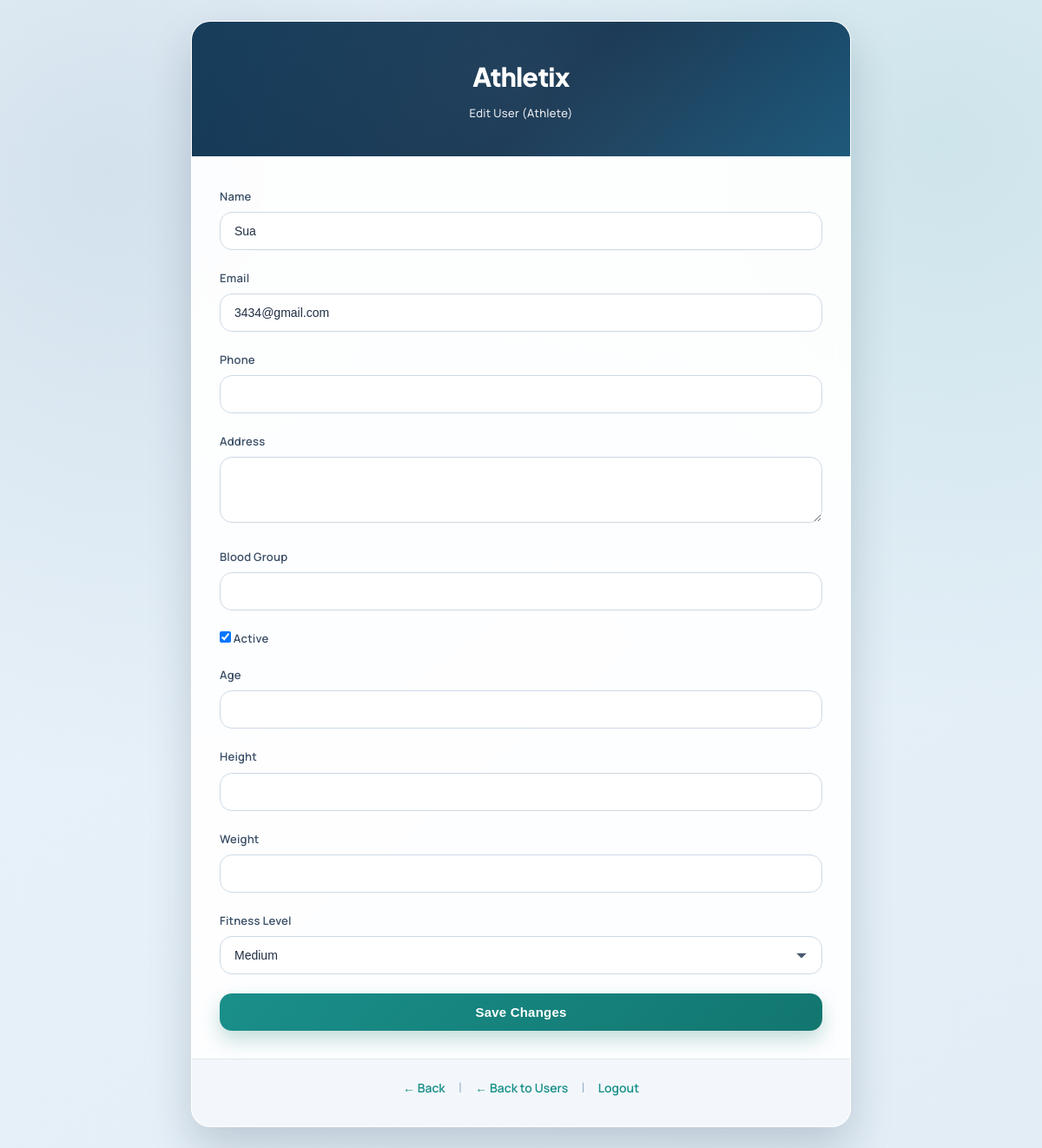
The page /admin-app/users/2/edit/ (signed in) on the database its author committed.
### user/models.py (models this page shows, shortened)
class User(AbstractBaseUser, PermissionsMixin):
    ROLE_CHOICES = (
        ('athlete', 'Athlete'),
        ('coach', 'Coach'),
        ('medical', 'Medical Staff'),
    )
    BLOOD_GROUP_CHOICES = (
        ('A+', 'A+'),
        ('A-', 'A-'),
        ('B+', 'B+'),
        ('B-', 'B-'),
        ('AB+', 'AB+'),
        ('AB-', 'AB-'),
        ('O+', 'O+'),
        ('O-', 'O-'),
    )
    email = models.EmailField(unique=True)
    name = models.CharField(max_length=255)
    role = models.CharField(max_length=20, choices=ROLE_CHOICES, default='athlete')
    phone = models.CharField(max_length=20, blank=True)
    address = models.TextField(blank=True)
    blood_group = models.CharField(max_length=5, choices=BLOOD_GROUP_CHOICES, blank=True)
    date_of_birth = models.DateField(null=True, blank=True)
    profile_photo = models.ImageField(upload_to='profile_photos/', blank=True, null=True)
    is_approved = models.BooleanField(default=True)
    is_active = models.BooleanField(default=True)
    is_staff = models.BooleanField(default=False)
    date_joined = models.DateTimeField(default=timezone.now)
    objects = UserManager()
    USERNAME_FIELD = 'email'
    REQUIRED_FIELDS = ['name']
    class Meta:
        db_table = 'user_table'

class AthleteProfile(models.Model):
    user = models.OneToOneField(User, on_delete=models.CASCADE, related_name='athlete_profile')
    sport_type = models.CharField(max_length=100, blank=True)
    age = models.PositiveIntegerField(null=True, blank=True)
    fitness_level = models.CharField(
        max_length=20,
        choices=[('low', 'Low'), ('medium', 'Medium'), ('high', 'High')],
        default='medium'
    )
    class Meta:
        db_table = 'athlete_profile'

### Admin/views.py (the view)
    def wrapper(request, *args, **kwargs):
        if not (request.user.is_staff or request.user.is_superuser):
            messages.error(request, 'Access denied. Admin team only.')
            return redirect('home')
        return view_func(request, *args, **kwargs)

### Admin/views.py (called while the page is built, shortened)
def admin_app_required(view_func):
    def wrapper(request, *args, **kwargs):
        if not (request.user.is_staff or request.user.is_superuser):
            messages.error(request, 'Access denied. Admin team only.')
            return redirect('home')
        return view_func(request, *args, **kwargs)
    return wrapper

@login_required
@admin_app_required
def edit_user_view(request, user_id):
    user_obj = get_object_or_404(User, id=user_id)
    context = {'user_obj': user_obj}
    if user_obj.role == 'coach':
        from player.models import Sport
        context['sports'] = Sport.objects.all()
    return render(request, 'Admin/edit_user.html', context)

### Admin/templates/Admin/edit_user.html (shortened to what this page needs)
{% extends 'user/base.html' %}
{% block content %}
<div class="auth-container" style="max-width: 760px;">
    <div class="auth-header">
        <div class="logo">Athletix</div>
        <div class="subtitle">Edit User ({{ user_obj.get_role_display }})</div>
    </div>
    <div class="auth-body">
        <form method="post">
            <div class="form-group">
                <label>Name</label>
                <input type="text" name="name" class="form-input" value="{{ user_obj.name }}">
            </div>
            <div class="form-group">
                <label>Email</label>
                <input type="email" name="email" class="form-input" value="{{ user_obj.email }}">
            </div>
            <div class="form-group">
                <label>Phone</label>
                <input type="text" name="phone" class="form-input" value="{{ user_obj.phone }}">
            </div>
            <div class="form-group">
                <label>Address</label>
                <textarea name="address" class="form-input" rows="3">{{ user_obj.address }}</textarea>
            </div>
            <div class="form-group">
                <label>Blood Group</label>
                <input type="text" name="blood_group" class="form-input" value="{{ user_obj.blood_group }}">
            </div>
            <div class="form-group">
                <label><input type="checkbox" name="is_active" {% if user_obj.is_active %}checked{% endif %}> Active</label>
            </div>
            {% if user_obj.role == 'athlete' %}
            <div class="form-group">
                <label>Age</label>
                <input type="number" name="age" class="form-input" min="1" value="{% if user_obj.athlete_profile and user_obj.athlete_profile.age %}{{ user_obj.athlete_profile.age }}{% endif %}">
            </div>
            <div class="form-group">
                <label>Height</label>
                <input type="text" name="height" class="form-input" value="{% if user_obj.athlete_profile %}{{ user_obj.athlete_profile.height }}{% endif %}">
            </div>
            <div class="form-group">
                <label>Weight</label>
                <input type="text" name="weight" class="form-input" value="{% if user_obj.athlete_profile %}{{ user_obj.athlete_profile.weight }}{% endif %}">
            </div>
            <div class="form-group">
                <label>Fitness Level</label>
                <select name="fitness_level" class="form-input">
                    <option value="medium" {% if user_obj.athlete_profile and user_obj.athlete_profile.fitness_level == 'medium' %}selected{% endif %}>Medium</option>
                </select>
            </div>
            {% endif %}
            <button type="submit" class="btn btn-primary">Save Changes</button>
        </form>
    </div>
    <div class="auth-footer">
        <a href="javascript:history.back()">← Back</a>
        <span class="separator">|</span>
        <a href="{% url 'admin_app:users' %}">← Back to Users</a>
        <span class="separator">|</span>
        <a href="{% url 'logout' %}">Logout</a>
    </div>
</div>
{% endblock %}

### user/templates/user/base.html (style rules this page uses)
* { margin: 0; padding: 0; box-sizing: border-box; }
:root { --primary: #123a5a; --primary-light: #1b567f; --primary-dark: #0b2740; --secondary: #178f88; --secondary-light: #22a39b; --secondary-dark: #0f736d; --accent: #d98d23; --accent-light: #e6a13a; --accent-dark: #b8741a; --success: #18885f; --danger: #cf4c3c; --warning: #d9871f; --dark: #182536; --gray-900: #1f2e42; --gray-700: #3b4f67; --gray-600: #5a6f86; --gray-500: #7b8ea3; --gray-400: #9bb0c4; --gray-300: #cad7e4; --gray-200: #dfe8f1; --gray-100: #f3f7fb; --white: #FFFFFF; --shadow-sm: 0 6px 16px rgba(18, 58, 90, 0.06); --shadow-md: 0 12px 28px rgba(16, 45, 71, 0.12); --shadow-lg: 0 24px 50px rgba(10, 33, 53, 0.18); --radius-sm: 8px; --radius: 14px; --radius-lg: 22px; --transition: all 0.25s cubic-bezier(0.4, 0, 0.2, 1); }
body { font-family: 'Manrope', 'Plus Jakarta Sans', 'Trebuchet MS', sans-serif; background: radial-gradient(circle at 10% 15%, rgba(35, 98, 138, 0.12) 0%, transparent 45%), radial-gradient(circle at 90% 12%, rgba(23, 143, 136, 0.12) 0%, transparent 42%), linear-gradient(140deg, #edf4fb 0%, #e6f0f8 50%, #e2edf6 100%); min-height: 100vh; display: flex; align-items: center; justify-content: center; padding: 24px; line-height: 1.55; color: var(--gray-900); -webkit-font-smoothing: antialiased; -moz-osx-font-smoothing: grayscale; text-rendering: optimizeLegibility; }
.auth-container { width: 100%; max-width: 440px; background: rgba(255, 255, 255, 0.93); backdrop-filter: blur(8px); border-radius: var(--radius-lg); box-shadow: var(--shadow-lg); overflow: hidden; animation: slideUp 0.5s ease; border: 1px solid rgba(255, 255, 255, 0.7); }
.auth-header { background: linear-gradient(135deg, #113958 0%, #0f2f4c 55%, #195678 100%); padding: 40px 32px; text-align: center; color: var(--white); position: relative; overflow: hidden; }
.auth-header::before { content: ''; position: absolute; top: -50%; right: -50%; width: 200%; height: 200%; background: radial-gradient(circle, rgba(255,255,255,0.08) 0%, transparent 70%); animation: shimmer 8s infinite; }
.auth-header .logo { font-family: 'Plus Jakarta Sans', 'Manrope', sans-serif; font-size: 30px; font-weight: 800; letter-spacing: -0.5px; margin-bottom: 8px; position: relative; z-index: 1; display: inline-flex; align-items: center; justify-content: center; gap: 12px; flex-wrap: wrap; text-align: left; }
.auth-header .subtitle { font-size: 13px; opacity: 0.9; font-weight: 500; letter-spacing: 0.3px; position: relative; z-index: 1; }
.auth-body { padding: 36px 32px 32px; }
.form-group { margin-bottom: 22px; }
.form-group label { display: block; font-size: 13px; font-weight: 600; color: var(--gray-700); margin-bottom: 8px; letter-spacing: 0.2px; }
.form-input { width: 100%; padding: 13px 16px; border: 1px solid #ccd9e6; border-radius: var(--radius); font-size: 14px; color: var(--gray-900); transition: var(--transition); outline: none; background: rgba(255, 255, 255, 0.95); }
.form-input::placeholder { color: var(--gray-400); }
select.form-input { cursor: pointer; appearance: none; -webkit-appearance: none; background-repeat: no-repeat; background-position: right 16px center; padding-right: 42px; }
.btn { width: 100%; padding: 13px 20px; border: none; border-radius: var(--radius); font-size: 15px; font-weight: 600; cursor: pointer; transition: var(--transition); text-decoration: none !important; letter-spacing: 0.2px; display: inline-flex; align-items: center; justify-content: center; gap: 8px; }
.btn-primary { background: linear-gradient(135deg, #1a8f8a 0%, #12766f 100%); color: var(--white); box-shadow: 0 10px 22px rgba(18, 118, 111, 0.26); }
.auth-footer { text-align: center; padding: 20px 32px 32px; border-top: 1px solid var(--gray-200); background: var(--gray-100); }
.auth-footer a { color: var(--secondary); text-decoration: none; font-weight: 600; font-size: 14px; transition: var(--transition); }
.auth-footer .separator { margin: 0 12px; color: var(--gray-400); }

### rows shown on the page
User: role "Athlete", name "Sua", email "3434@gmail.com", is_active "☑", fitness_level "Medium"
